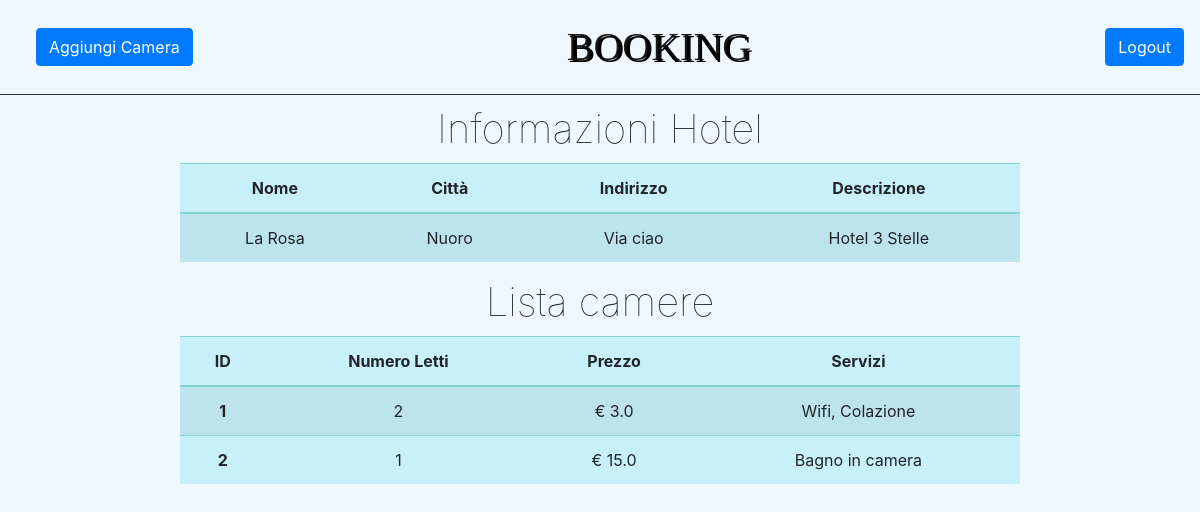
Page /gestioneHotel/ (signed in) on the earlier database version.
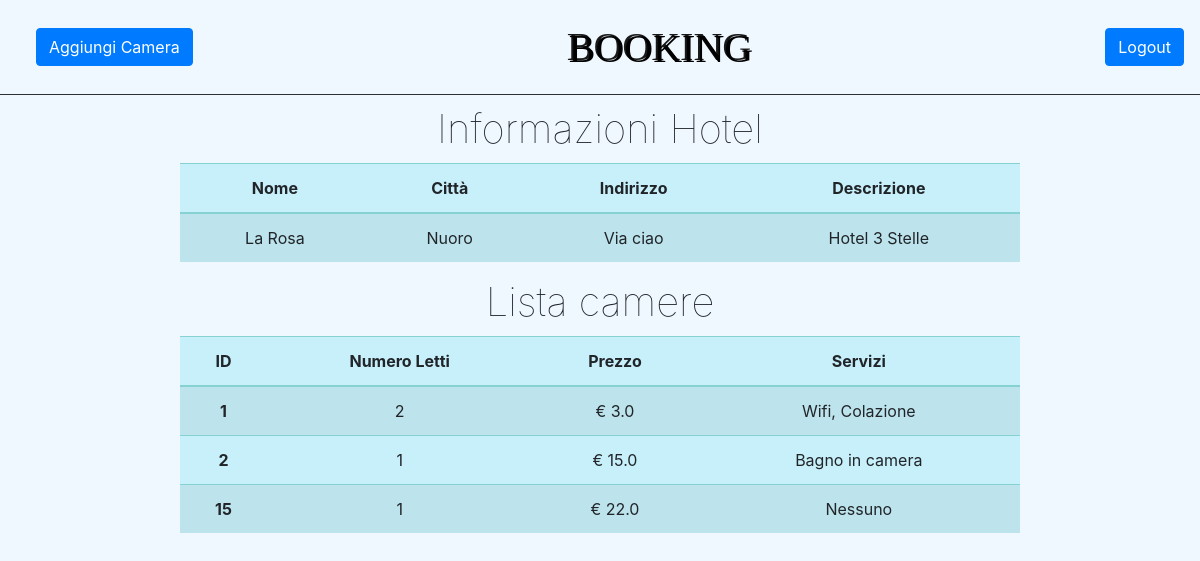
Same page on the later database version.
### ProgettoISW/models.py (models this page shows)
class Camera(models.Model):
    hotel = models.ForeignKey(Hotel, on_delete=models.CASCADE)
    numero = models.IntegerField()
    nLetti = models.IntegerField()
    prezzo = models.FloatField()
    servizi = models.TextField()

### ProgettoISW/views.py (the view)
# urls.py: path('gestioneHotel/', views.gestioneHotel),
def gestioneHotel(request):
    if 'nomeAlbergatore' not in request.session:
        return redirect('/home/')
    hotel = None
    idHotel = request.GET.get('id', None)
    if idHotel is not None:
        hotel = Hotel.objects.get(pk=idHotel)
    else:
        if request.session['idHotel']:
            idHotel = request.session['idHotel']
            hotel = Hotel.objects.get(pk=idHotel)
    if hotel is not None:
        request.session['idHotel'] = idHotel
        elencoCamere = []
        for c in Camera.objects.all():
            if c.hotel == hotel:
                elencoCamere.append(c)
        return render(request, 'gestioneHotel.html', {'hotel': hotel, 'camere': elencoCamere})
    else:
        return redirect('/home/')

### templates/gestioneHotel.html (shortened to what this page needs)
{% extends "base.html" %}
{% block tasto-sinistro %}
    <button id="aggiungi-camera" class="btn btn-primary" type="button">
            <a href="/aggiungiCamera/?id={{ hotel.id }}">Aggiungi Camera</a>
    </button>
{% endblock %}
{% block content %}
    <main>
        <div class="wrapper">
            <h1 class="maintitle">Informazioni Hotel</h1>
            <table class="table table-striped table-hover back">
            <thead>
                <tr>
                    <th scope="col">Nome</th>
                    <th scope="col">Città</th>
                    <th scope="col">Indirizzo</th>
                    <th scope="col">Descrizione</th>
                </tr>
            </thead>
            <tbody>
                <tr>
                    <td> {{ hotel.nome }}</td>
                    <td> {{ hotel.citta }}</td>
                    <td>{{ hotel.indirizzo }}</td>
                    <td>{{ hotel.descrizione }}</td>
                </tr>
            </tbody>
        </table>
            <h1 class="maintitle">Lista camere</h1>
            <table class="table table-striped table-hover back">
                <thead>
                    <tr>
                          <th scope="col">ID</th>
                          <th scope="col">Numero Letti</th>
                          <th scope="col">Prezzo</th>
                          <th scope="col">Servizi</th>
                    </tr>
                </thead>
                <tbody>
                    {% for c in camere %}
                    <tr>
                        <th scope="row">{{ c.numero }}</th>
                        <td>{{ c.nLetti }}</td>
                        <td>€ {{ c.prezzo }}</td>
                        <td>{{ c.servizi }}</td>
                    </tr>
                    {% endfor %}
                </tbody>
            </table>
        </div>
    </main>
{% endblock %}

Differences in the rows shown:
added Camera: numero "15", nLetti "1", prezzo "22.0", servizi "Nessuno"
